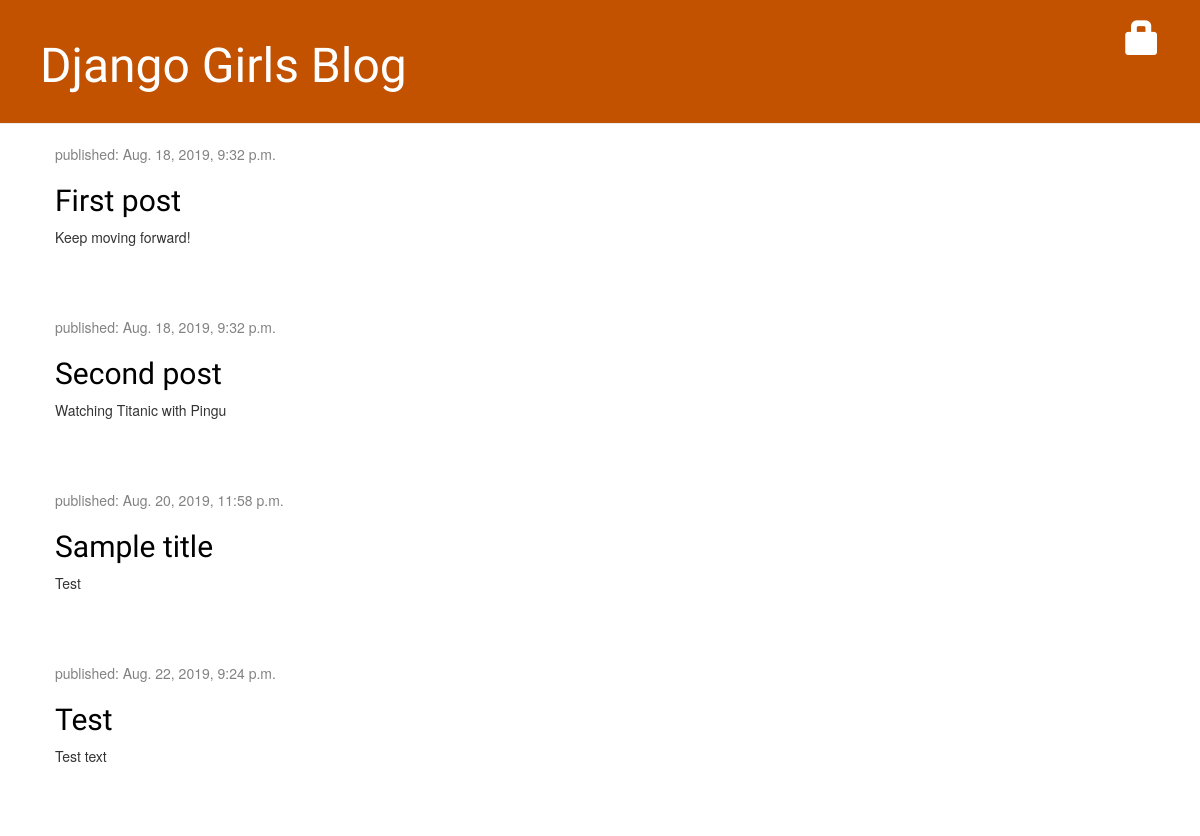
The page /blog/ on the database as committed earlier.
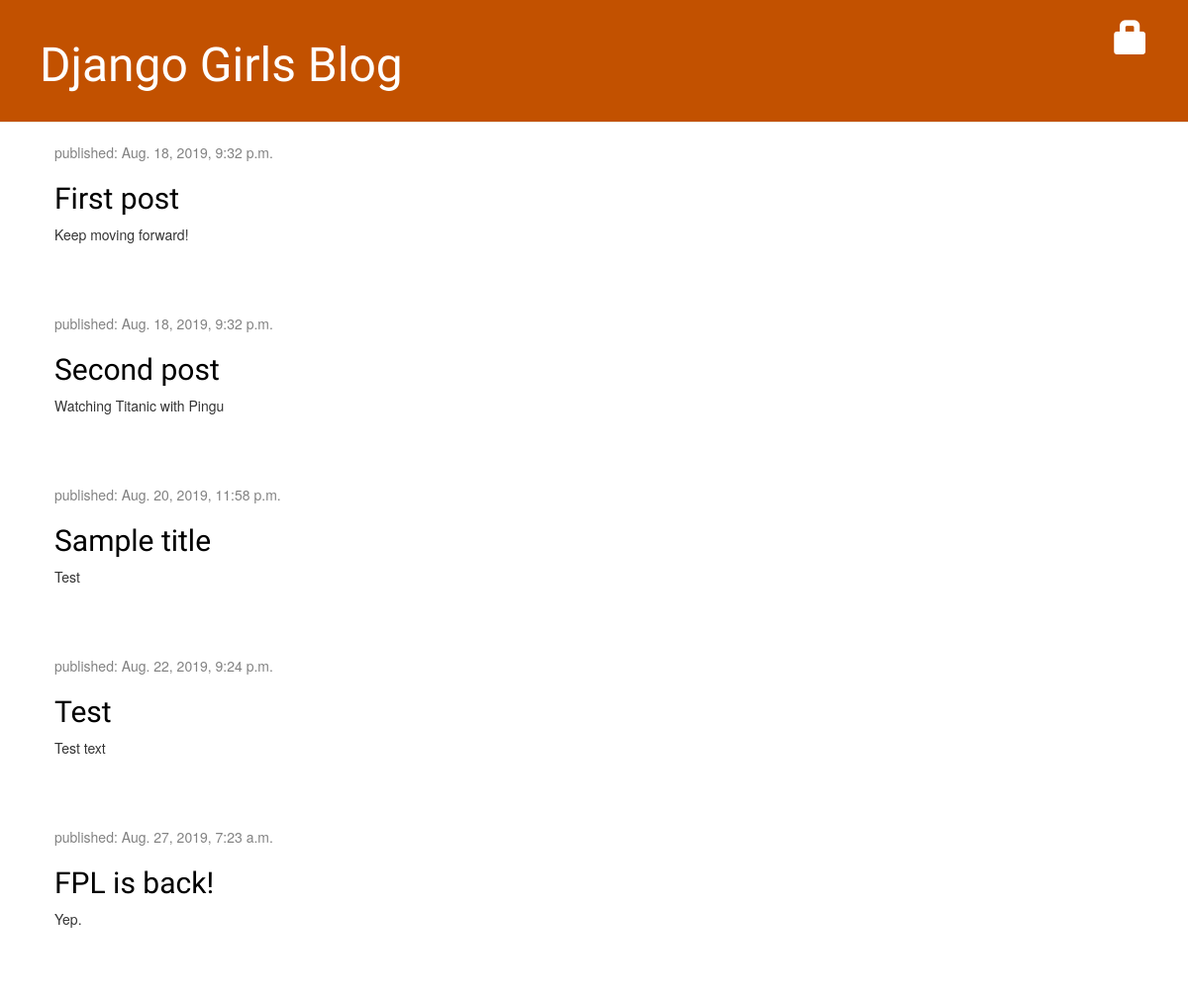
The same page on the database as committed later.
### blog/models.py (models this page shows, shortened)
class Post(models.Model):
	author = models.ForeignKey(settings.AUTH_USER_MODEL, on_delete = models.CASCADE)
	title = models.CharField(max_length = 200)
	text = models.TextField()
	created_date = models.DateTimeField(default = timezone.now())
	published_date = models.DateTimeField(blank = True, null = True)

### blog/views.py (the view)
# urls.py: path('', views.post_list, name='post_list'),
def post_list(request):
	posts = Post.objects.filter(published_date__lte = timezone.now()).order_by('published_date')
	return render(request, 'blog/post_list.html', {'posts': posts})

### blog/templates/blog/post_list.html
{% extends 'blog/base.html' %}
{% block content %}
    {% for post in posts %}
        <div class="post">
            <div class="date">
                <p>published: {{ post.published_date }}</p>
            </div>
            <h2><a href="{% url 'post_detail' pk=post.pk %}">{{ post.title }}</a></h2>
            <p>{{ post.text|linebreaksbr }}</p>
        </div>
    {% endfor %}
{% endblock %}

Rows that differ between the two databases and show on the page:
now on this page (row edited): Post: published_date "Aug. 27, 2019, 7:23 a.m.", title "FPL is back!", text "Yep."
